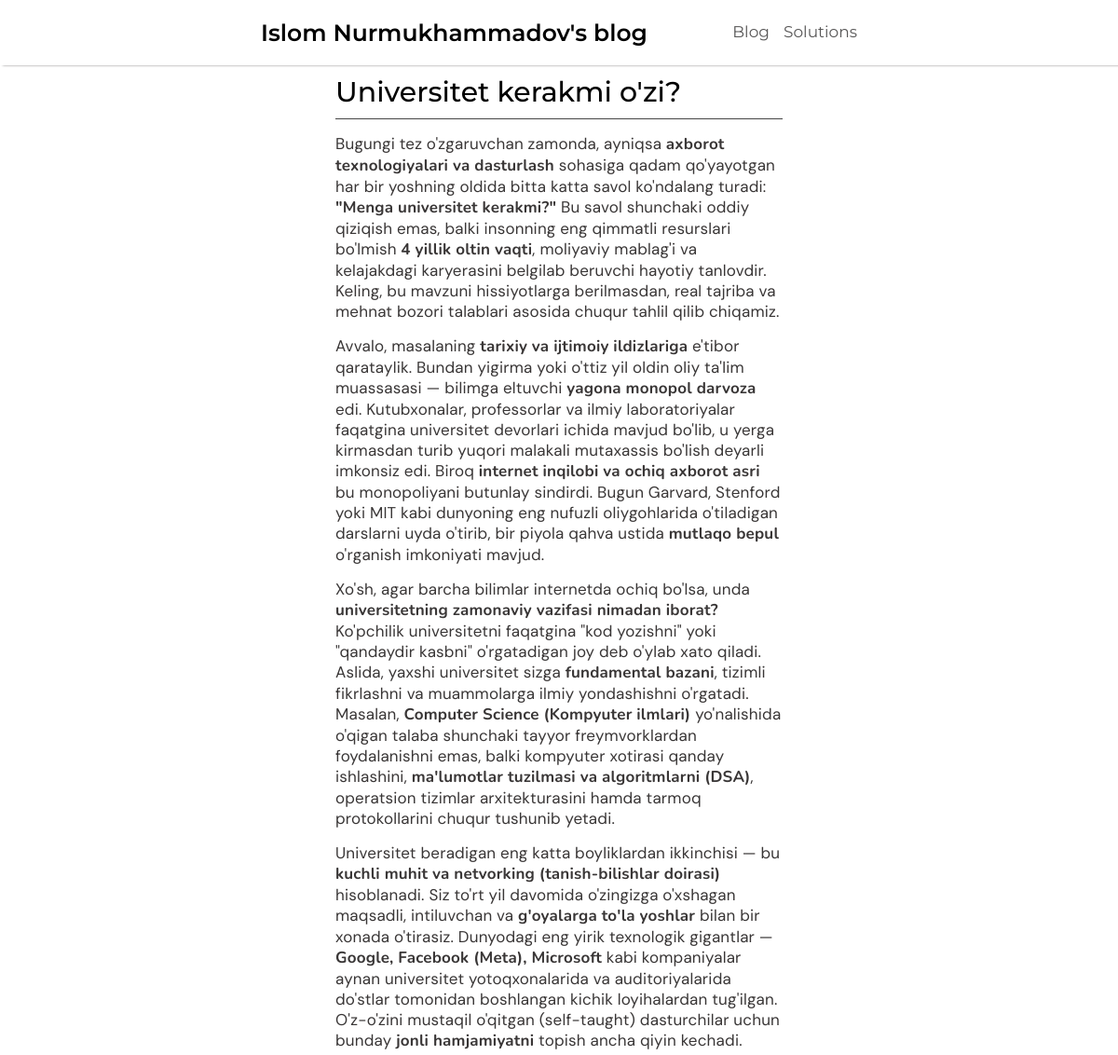
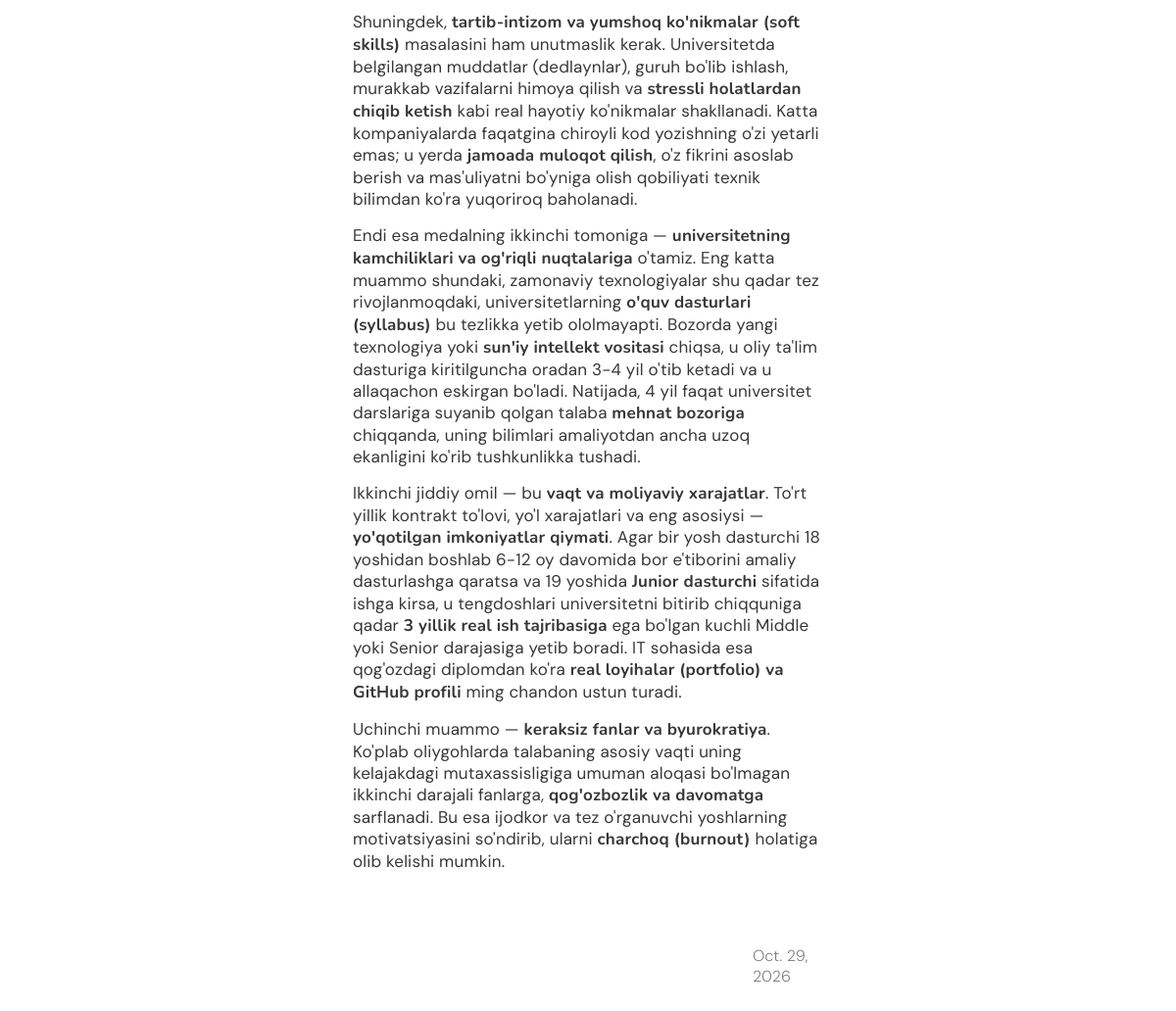
Page /blog/7/ on the committed database (2 pictures, top to bottom).
### blog/models.py (models this page shows, shortened)
class BlogModel(models.Model):
    title=models.CharField(max_length=200)
    text=models.TextField(max_length=5000)
    time=models.DateField(auto_now_add=True)

### blog/views.py (the view)
# urls.py: path('blog/<int:pk>/', oneBlogPostView.as_view(), name='post'),
class oneBlogPostView(DetailView):
    model=BlogModel
    template_name='blogpost.html'
    context_object_name='post_malumoti'

### templates/blogpost.html (shortened to what this page needs)
{% extends 'base.html' %}
{% load static %}
{% block extra_css %}
<link rel="stylesheet" href="{% static 'style/blogpost.css' %}?v=6">
<link rel="stylesheet" href="{% static 'style/mobile/blogpostmobile.css' %}?v=7">
{% endblock extra_css %}
{% block content %}
<div class="main-container">
    <div class="container">
        <h2 class="title">{{ post_malumoti.title }}</h2>
        <div class="text">{{ post_malumoti.text|safe }}</div>
        <div class="time">{{ post_malumoti.time }}</div>
    </div>
</div>
{% endblock content %}

### static/style/base.css (style rules this page uses)
* { padding: 0; margin: 0; box-sizing: border-box; font-family: "Nunito", sans-serif; }

### static/style/blogpost.css (style rules this page uses)
.main-container { text-align: center; padding-top: 10vh; width: 100%; display: flex; justify-content: center; }
.container { width: 40%; text-align: start; }
.container .title { font-size: 30px; font-family: "Montserrat", sans-serif; text-align: center; font-weight: 500; animation: fadeAnimation 0.75s ease-out; padding-bottom: 10px; border-bottom: 0.5px solid rgb(70,70,70); display: -webkit-flex; -webkit-box-orient: vertical; overflow: hidden; }
.container .text p { font-size: 17px; color: rgb(57, 54, 54); animation: fadeMiniAnimation 1.5s ease-out; font-family: "DM Sans", sans-serif; letter-spacing: 0.2px; padding-top: 15px; }
.container .text p span { font-weight: bold; }
.time { padding-left: 85%; padding-top: 75px; font-family: "DM Sans", sans-serif; font-weight: 300; color: grey; animation: fadeMiniAnimation 2.5s ease-out; padding-bottom: 25px; }

### rows in the picture
BlogModel: title "Universitet kerakmi o'zi?", text "Bugungi tez o'zgaruvchan zamonda, ayniqsa axborot texnologiyalari va dasturlash sohasiga qadam qo'yayotgan har bir yoshning oldida bitta katta savol ko'ndalang turadi: \"Menga universitet kerakmi?\" Bu savol shunchaki oddiy qiziqish emas, balki insonning eng qimmatli resurslari bo'lmish 4 yillik oltin vaqti , moliyaviy mablag'i va kelajakdagi karyerasini belgilab beruvchi hayotiy tanlovdir. Keling, bu mavzuni hissiyotlarga berilmasdan, real tajriba va mehnat bozori talablari asosida chuqur tahlil qilib chiqamiz. Avvalo, masalaning tarixiy va ijtimoiy ildizlariga e'tibor qarataylik. Bundan yigirma yoki o'ttiz yil oldin oliy ta'lim muassasasi — bilimga eltuvchi yagona monopol darvoza edi.…", time "Oct. 29, 2026"
